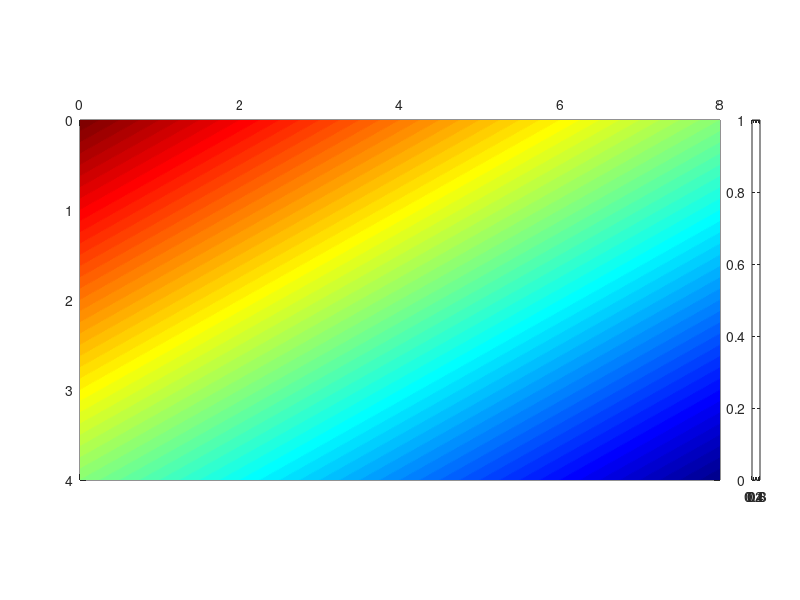

Write the MATLAB code that produced this figure. (Note: this script raises an error after producing the figure.)
figure;
clear all;
%特征线法求解程函方程
%========范围设置=============
xsta=0;
xend=8000;
dx=10;
zsta=-4000;
zend=0;
dz=10;
source=[4000,0];
dtheta=15*pi/180;
theta=[-pi/3:dtheta:pi/3];
ds=1.0;
%
%=========显示速度结构=========
%
x=[xsta:dx:xend];
z=[zsta:dz:zend];
[x,z]=meshgrid(x,z);
v=-0.5*z+1000+0.25*x;%速度结构，RK_f也要修改
pcolor(x,z,v)
colormap(flipud(jet))
set(gca,'position',[0.1,0.2,0.8,0.6])
 set(gca,'xaxislocation','top')
set(gca,'xtick',[0:2000:8000]);
set(gca,'xticklabel',{'0','2','4','6','8'});
set(gca,'ytick',[-4000:1000:0]);
set(gca,'yticklabel',{'4','3','2','1','0'});
shading interp
h=colorbar('position',[0.94 0.2 0.01 0.6]);
set(h,'ytick',[1000:1000:5000]);
set(h,'yticklabel',{'1','2','3','4','5'});
set(get(h,'title'),'string','km/s')
xlabel('Lateral Location(km)')
ylabel('Depth (km)')
hold on
%
%========4阶-龙格库塔=============
%
 x0=source(1,1);z0=source(1,2);
n=length(theta);
for i=1:1:n
   px=sin(theta(i))/(1000+0.25*x0-0.5*z0);
   pz=-cos(theta(i))/(1000+0.25*x0-0.5*z0);%初始条件
    y=[x0,z0,px,pz]';
    path=[x0,z0];
    while(y(1)>=xsta & y(1)<=xend & y(2)<=zend & y(2)>=zsta)
        tmp=zeros(4,1);
        k=RK_f(y);
        tmp=tmp+k;
        k=RK_f(y+ds/2*k);
        tmp=tmp+2*k;
        k=RK_f(y+ds/2*k);
        tmp=tmp+2*k;
        k=RK_f(y+ds*k);
        tmp=tmp+k;
        y=y+ds/6*tmp;
        path=[path;[y(1),y(2)]];
    end
    plot(path(:,1),path(:,2),'k','LineWidth',1.5);
    hold on
end
%
%======标上震源=======
%
plot(source(1,1),source(1,2),'rp','LineWidth',1.5)
